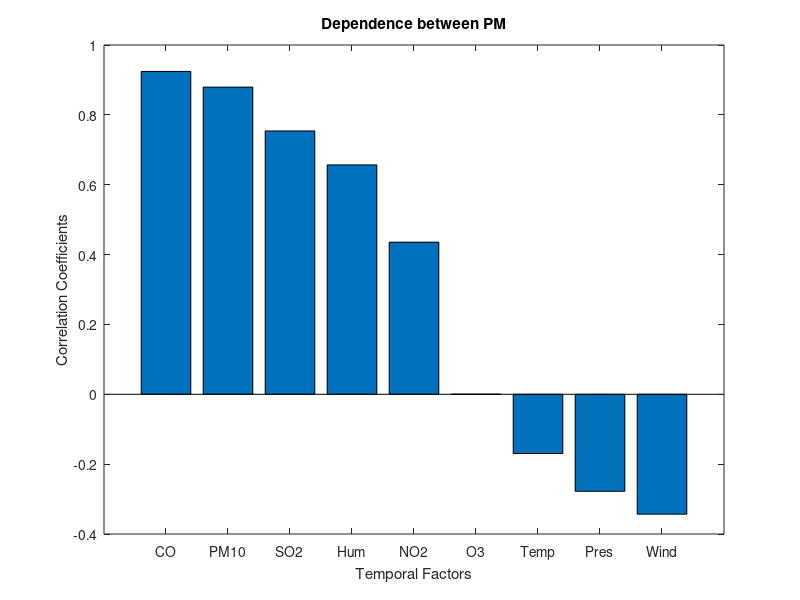

Source code (MATLAB):
function [] = plot_beijing_weak2()
cor=[0.924359 0.879416 0.753942 0.656716 0.435444 0.000183 -0.1695412 -0.27776 -0.343276];
bar(cor);
set(gca,'XTickLabel',{'CO','PM10','SO2','Hum','NO2','O3','Temp','Pres','Wind'});
xlabel('Temporal Factors');
ylabel('Correlation Coefficients');
title('Dependence between PM');
end